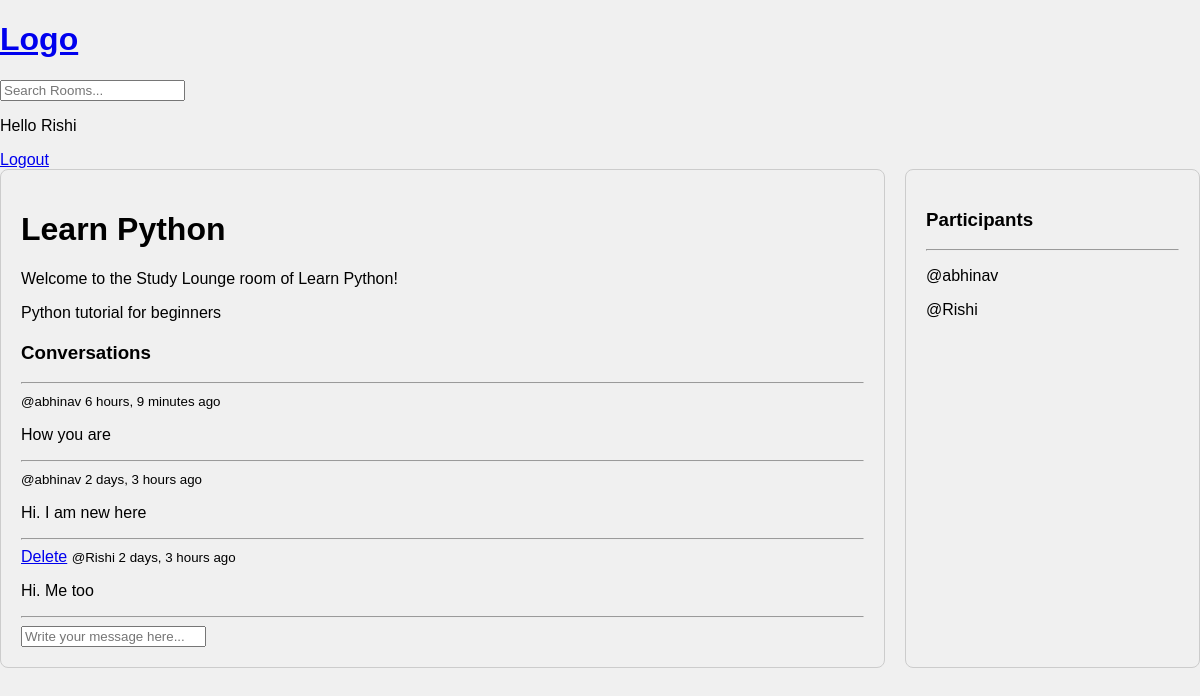
/room/1/ (signed in), run on the app's committed database.
### base/models.py (models this page shows, shortened)
class Room(models.Model):
    host = models.ForeignKey(User, on_delete=models.SET_NULL, null=True)
    topic = models.ForeignKey(Topic,on_delete=models.SET_NULL, null=True)
    name = models.CharField(max_length=200)
    description = models.TextField(null=True, blank=True)
    participants = models.ManyToManyField(User, related_name='participants', blank=True)
    updated = models.DateTimeField(auto_now=True)
    created = models.DateTimeField(auto_now_add=True)
    class Meta:
        ordering = ['-updated', '-created']

class Message(models.Model):
    user = models.ForeignKey(User, on_delete=models.CASCADE)
    room = models.ForeignKey(Room, on_delete=models.CASCADE)
    body = models.TextField()
    updated = models.DateTimeField(auto_now=True)
    created = models.DateTimeField(auto_now_add=True)
    class Meta:
        ordering = ['-updated', '-created']

### base/views.py (the view, shortened to what this page needs)
# urls.py: path('room/<str:pk>/', views.room, name='room'),
def room(request,pk):
    room = Room.objects.get(id=pk)  # Fetch the room with the given primary key
    room_messages = room.message_set.all() # Get all messages related to the room
    particiapnts = room.participants.all()  # Get all participants in the room
    context = {'room':room, 'room_messages':room_messages, 'participants':particiapnts}
    return render(request, 'base/room.html',context)

### base/templates/base/room.html (shortened to what this page needs)
{% extends 'main.html' %} {% block content %}
<div class="room-container">
  <div>
    <h1>{{room.name}}</h1>
    <p>Welcome to the Study Lounge room of {{room.name}}!</p>
    <p>{{room.description}}</p>
    <div class="comment-wrapper">
      <h3>Conversations</h3>
      <hr />
      {% for message in room_messages %}
      <div>
        {% if message.user == request.user %}
        <a href="{% url 'delete-message' message.id%}">Delete</a>
        {% endif %}
        <small>@{{message.user}} {{message.created | timesince}} ago</small>
        <p>{{message.body}}</p>
        <hr />
      </div>
      {% endfor %}
    </div>
    {% if request.user.is_authenticated %}
    <div class="comment-form">
      <form method="POST" action="">
        <input
          type="text"
          name="body"
          placeholder="Write your message here..."
        />
      </form>
    </div>
    {% endif %}
  </div>
  <div>
    <h3>Participants</h3>
    <hr />
    {% for participant in participants %}
    <div>
      <p>@{{ participant.username }}</p>
    </div>
    {% endfor %}
  </div>
  {% endblock %}

### templates/navbar.html
<a href="/">
  <h1>Logo</h1>
</a>
<form action="{% url 'home' %}" method="GET">
  <input type="text" name="q" placeholder="Search Rooms..." />
</form>
{% if request.user.is_authenticated %}
<p>Hello {{request.user}}</p>
<a href="{% url 'logout' %}">Logout</a>
{% else %}
<a href="{% url 'login' %}">Login</a>
<hr />
{% endif %}

### static/styles/main.css (style rules this page uses)
body { background-color: #f0f0f0; font-family: Arial, sans-serif; margin: 0; padding: 0; }

### base/templates/base/room.html (style rules this page uses)
.room-container { display: grid; grid-template-columns: 3fr 1fr; gap: 20px; max-width: 1200px; margin: auto; }
.room-container > div { padding: 20px; border: 1px solid #ccc; border-radius: 8px; }
.comment-wrapper { margin-top: 20px; }

### data on the page
Room: name "Learn Python", description "Python tutorial for beginners"
Message: user "abhinav", created "6 hours, 9 minutes", body "How you are"
Message: user "abhinav", created "2 days, 3 hours", body "Hi. I am new here"
Message: shows "Delete", user "Rishi", created "2 days, 3 hours", body "Hi. Me too"

### other printed values
{{ request.user }} "Rishi"
{{ participant.username }} "abhinav"
{{ participant.username }} "Rishi"
